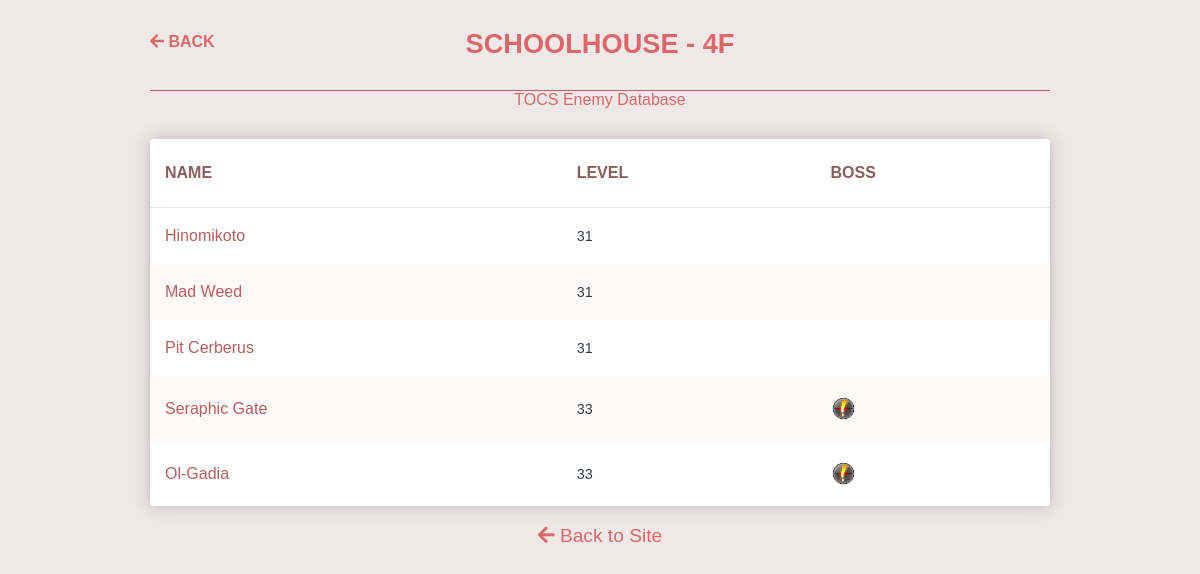
/tocs/Schoolhouse - 4F/, run on the app's committed database.
### tocs_database/models.py (models this page shows, shortened)
class Location(models.Model):
    name = models.CharField(max_length=50, help_text='Locations with enemies', unique=True)
    dates = models.DateField(help_text='Enter First Ingame date that player visits Location')
    high_elements = models.BooleanField(default=False)
    class Meta:
        ordering = ['dates']

class Enemy(models.Model):
    boss = models.BooleanField(default=False)
    spoiler = models.BooleanField(default=False)
    boss_notes = models.TextField(max_length=2000, blank=True, help_text='Enter notes or advice on fight.')
    name = models.CharField(max_length=50, help_text='Enter enemy name/title')
    profile_pic = models.ImageField(upload_to='', null=True)
    location = models.ForeignKey('Location', on_delete=models.RESTRICT)
    level = models.IntegerField(help_text= 'Enter enemy Level')
    HP = models.IntegerField()
    EXP = models.IntegerField()
    STR = models.IntegerField()
    DEF = models.IntegerField()
    ATS = models.IntegerField()
    ADF = models.IntegerField()
    SPD = models.IntegerField()
    bio = models.TextField(help_text='Enter enemy biography')
    earth_efficacy = models.IntegerField(default=100)
    water_efficacy = models.IntegerField(default=100)
    fire_efficacy = models.IntegerField(default=100)
    wind_efficacy = models.IntegerField(default=100)
    time_efficacy = models.IntegerField(null=True, blank=True)
    space_efficacy = models.IntegerField(null=True, blank=True)
    mirage_efficacy = models.IntegerField(null=True, blank=True)
    skills = models.ManyToManyField('Skill', help_text='Enemy skills', blank=True)
    earth_sepith = models.IntegerField(default=0)
    water_sepith = models.IntegerField(default=0)
    fire_sepith = models.IntegerField(default=0)
    wind_sepith = models.IntegerField(default=0)
    time_sepith = models.IntegerField(default=0)
    space_sepith = models.IntegerField(default=0)
    mirage_sepith = models.IntegerField(default=0)
    mass_sepith = models.IntegerField(default=0)
    items = models.ManyToManyField('ItemDrop', help_text='Item Drops for enemy')
    efficacy = (
        ('0', '0'),
        ('1', '1'),
        ('2', '2'),
        ('3', '3'),
        ('4', '4'),
        ('5', '5'),
    )
    slash = models.CharField(choices=efficacy, default='1', max_length=10)
    thrust = models.CharField(choices=efficacy, default='1', max_length=10)
    pierce = models.CharField(choices=efficacy, default='1', max_length=10)
    strike = models.CharField(choices=efficacy, default='1', max_length=10)
    poison_efficacy = models.IntegerField(default=100)
    seal_efficacy = models.IntegerField(default=100)
    mute_efficacy = models.IntegerField(default=100)
    blind_efficacy = models.IntegerField(default=100)
    sleep_efficacy = models.IntegerField(default=100)
    burn_efficacy = models.IntegerField(default=100)
    freeze_efficacy = models.IntegerField(default=100)
    petrify_efficacy = models.IntegerField(default=100)
    faint_efficacy = models.IntegerField(default=100)
    confuse_efficacy = models.IntegerField(default=100)
    deathblow_efficacy = models.IntegerField(default=100)
    nightmare_efficacy = models.IntegerField(default=100)
    at_delay_efficacy = models.IntegerField(default=100)
    vanish_efficacy = models.IntegerField(default=100)
    s_down_efficacy = models.IntegerField(default=100)

### tocs_database/views.py (the view)
# urls.py: path('<str:location_name>/', views.location_view)
def location_view(request, location_name):
    location = get_object_or_404(Location, name=location_name)
    enemies_in_location = Enemy.objects.all()
    context = {'enemy': enemies_in_location, 'location': location, 'title':f'{location_name} Area Profile'}
    return render(request, 'locations.html', context)

### tocs_database/templates/locations.html (shortened to what this page needs)
{% extends 'layout.html' %}
{% load static %}
{% block extra_css %}
    <link rel="stylesheet" href="{% static 'css/users.css' %}" type="text/css" />
    <link rel="stylesheet" href="{% static 'css/get.css' %}" type="text/css" />
{% endblock %}
{% block content %}
    <div class="viewport">
        <header>
           <h1 class="page-title"> {{ location.name }} </h1>
           <a href="/tocs/" class="back-button"><i class="fas fa-arrow-left"></i> Back</a>
        </header>
        <a href="/tocs/">TOCS Enemy Database</a>
        <div class="users-container">
                    <table class="users-table">
                        <thead>
                        <tr>
                            <th>Name</th>
                            <th>Level</th>
                            <th>Boss</th>
                        </tr>
                        </thead>
                        <tbody>
                        {% for monster in enemy %}
                        {% if location.name == monster.location.name %}
                        <tr>
                            {% if monster.spoiler %}
                            <td class="user-name"><a href="/tocs/{{ monster.location.name }}/{{ monster.name }}"><span class="spoiler">{{ monster.name }}</span></a></td>
                            {% else %}
                            <td class="user-name"><a href="/tocs/{{ monster.location.name }}/{{ monster.name }}"><span>{{ monster.name }}</span></a></td>
                            {% endif %}
                            <td class="user-location"><span>{{ monster.level }}</span></td>
                            <td colspan="2" style="white-space:nowrap"><span class="icon" title="Boss Icon">
                            {% if monster.boss %}
                                <img alt="Critical.png" src="{% static 'images/Critical.png' %}" decoding="async" width="25" height="25" style="margin-left: auto; margin-right: auto;vertical-align: text-top;"></span></td>
                            {% endif %}
                        </tr>
                        {% endif %}
                        {% endfor %}
                        </tbody>
                    </table>
        </div>
        <p>
        <a href="/index" class="back-to-users" style="padding-bottom: 20px;"><i class="fas fa-arrow-left"></i> <span>Back to Site</span></a>
        </p>
    </div>
{% endblock %}

### tocs_database/static/css/styles.css (style rules this page uses)
html { height: 100%; }
body { display: flex; justify-content: space-between; height: 100%; margin: 0; background: #60000017; font-family: proxima-nova, sans-serif; text-align: center; }
.viewport { width: 100%; }
.page-title { margin: 20px 0 3px; color: #d96969; font-family: proxima-nova, sans-serif; font-size: 1.7em; line-height: 1; text-transform: uppercase; }
p { color: #5f6988; font-size: 1.2em; }
a { color: #d96969; font-weight: 500; text-decoration: none; transition: all .2s ease; }

### tocs_database/static/css/header.css (style rules this page uses)
header { max-width: 900px; margin: 0 auto; position: relative; padding: 30px 0; border-bottom: 1px solid #b86061; }
.page-title { margin: 0 auto; }
.back-button { position: absolute; top: 0; bottom: 0; left: 0; margin: auto; color: #d96969; font-size: 1em; font-weight: bold; text-transform: uppercase; height: 25px; }

### tocs_database/static/css/users.css (style rules this page uses)
.users-container { width: 900px; max-width: 100%; height: fit-content; margin: 30px auto 0; overflow: hidden; box-shadow: 0 0 15px rgba(64, 66, 72, 0.3); }
tr td:first-of-type, tr th:first-of-type { min-width: unset; }
.users-table tr:nth-child(even) { background: #fefafa; }
.users-table td { padding: 20px 15px; line-height: 1; min-width: unset; }
.users-table th { min-width: unset; padding: 25px 15px; }
.user-name span { font-size: 1em; }
.user-name a { color: #b75e5e; }

### tocs_database/static/css/get.css (style rules this page uses)
table { width: 100%; border-radius: 4px; background: white; box-shadow: 0 0 15px rgba(64, 66, 72, 0.3); color: #353f4a; border-spacing: 0; }
table td { min-width: 141px; padding: 8px 15px; overflow: hidden; text-align: left; text-overflow: ellipsis; white-space: nowrap; }
table td span { display: block; max-width: 840px; overflow: hidden; font-size: .9em; text-overflow: ellipsis; white-space: nowrap; }
table th { min-width: 141px; padding: 20px 15px; border-bottom: 1px solid #e6e6e6; color: #885e5e; font-weight: 600; text-align: left; text-transform: uppercase; }

### data on the page
Location: name "SCHOOLHOUSE - 4F"
Enemy: name "Hinomikoto", level "31"
Enemy: name "Mad Weed", level "31"
Enemy: name "Pit Cerberus", level "31"
Enemy: name "Seraphic Gate", level "33", boss True (drawn)
Enemy: name "Ol-Gadia", level "33", boss True (drawn)
